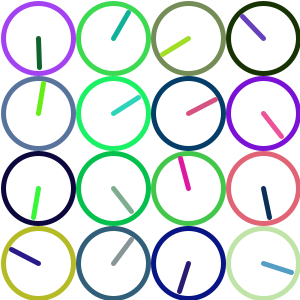
Frame 1 (no input)
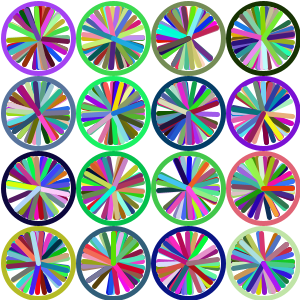
Frame 60 (the mouse pressed at the canvas centre just before this capture)
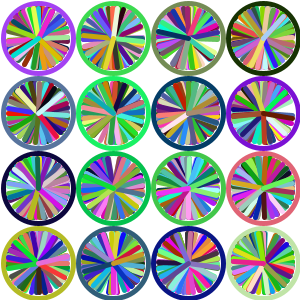
Frame 120 (the mouse held since frame 60 and released just before this capture)

The Processing sketch that drew these frames (run headless with seeded random() and noise(); from frame 60 on, the mouse is pressed at the canvas centre):

// Processing sketch: Sixteen_Inscribed_Circles
// ── Sixteen_Inscribed_Circles.pde
int i = 0; 
 
float x2; //x-coordinate of line for point on circumference of circle
float y2; //y-coordinate of line for point on circumference of circle
float angle; // in radians
 
void setup() {   
    
    // set the background color
    background(255);
    
    // canvas size (Integers only, please.)
    size(300, 300); 
      
    // smooth edges
    smooth();
    
    // limit the number of frames per second; draw() function is run
    frameRate(7);
    //row1
    drawFancyCircle(38, 38, 30);
    drawFancyCircle(113, 38, 30);
    drawFancyCircle(188, 38, 30);
    drawFancyCircle(263, 38, 30);
    
    //row2
    drawFancyCircle(38, 113, 30);
    drawFancyCircle(113, 113, 30);
    drawFancyCircle(188, 113, 30);
    drawFancyCircle(263, 113, 30);
    
    //row3
    drawFancyCircle(38, 188, 30);
    drawFancyCircle(113, 188, 30);
    drawFancyCircle(188, 188, 30);
    drawFancyCircle(263, 188, 30);
    
    ///row4
    drawFancyCircle(38, 263, 30);
    drawFancyCircle(113, 263, 30);
    drawFancyCircle(188, 263, 30);
    drawFancyCircle(263, 263, 30);
    } 
void draw() {   
    drawLine(38, 38, 30);
    drawLine(113, 38, 30);
    drawLine(188, 38, 30);
    drawLine(263, 38, 30);
    
    //row2
    drawLine(38, 113, 30);
    drawLine(113, 113, 30);
    drawLine(188, 113, 30);
    drawLine(263, 113, 30);
    
    //row3
    drawLine(38, 188, 30);
    drawLine(113, 188, 30);
    drawLine(188, 188, 30);
    drawLine(263, 188, 30);
    
    ///row4
    drawLine(38, 263, 30);
    drawLine(113, 263, 30);
    drawLine(188, 263, 30);
    drawLine(263, 263, 30);
} 
 
/* 
 * drawFancyCircle
 * purpose:       one sentence summary
 *
 * parameters:    int x, int y    - The centre of the fancy circle (0 to 300)
 *                int radius      - The size of the circle
 */  
void drawFancyCircle(int x, int y, int radius) {
    
    // set the width of the line. 
    //draws circle with random sttroke, colour and location
    strokeWeight(5);
    stroke(random(0,255),random(0,255),random(0,255));
    ellipse(x,y,radius*2+10,radius*2+10);
 
}
 
void drawLine(int x, int y, int radius) {
    
    // declare any local variables
    //draws lines in circle
    angle = random(0,TWO_PI);    
    y2 = sin(angle)*radius;   
    x2 = cos(angle)*radius;   
    stroke(random(0,255),random(0,255),random(0,255));
    line (x, y, x2 + x, y - y2);
}
